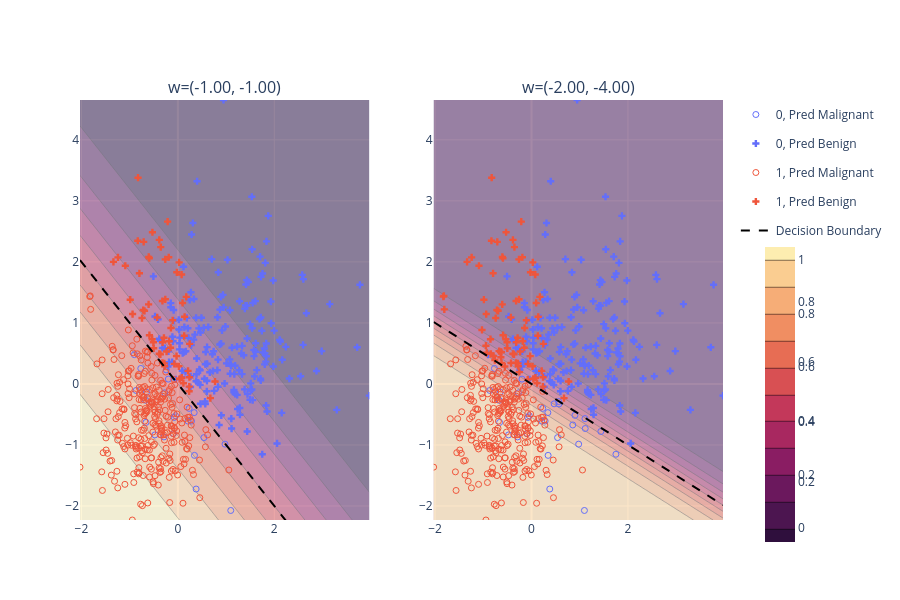

Write notebook code for a chart like this one.
### Markdown cell above
The following code plots the decision boundary for a few different values of $w_1$ and $w_2$.

### Code cell
guesses = np.array([[-1., -1.],[-2., -4.]])
figs = [plot_lr_predictions(w, cancer_df) for w in guesses]
figs[1].update_traces(showlegend=False)
fig = make_plot_grid(figs, 1, 2)
# minor fixup of plots
fig.update_layout(height=600, xaxis_range=figs[0].layout.xaxis.range,
                  yaxis_range=figs[0].layout.yaxis.range)
fig.update_layout(height=600, xaxis2_range=figs[1].layout.xaxis.range,
                  yaxis2_range=figs[1].layout.yaxis.range)
fig
